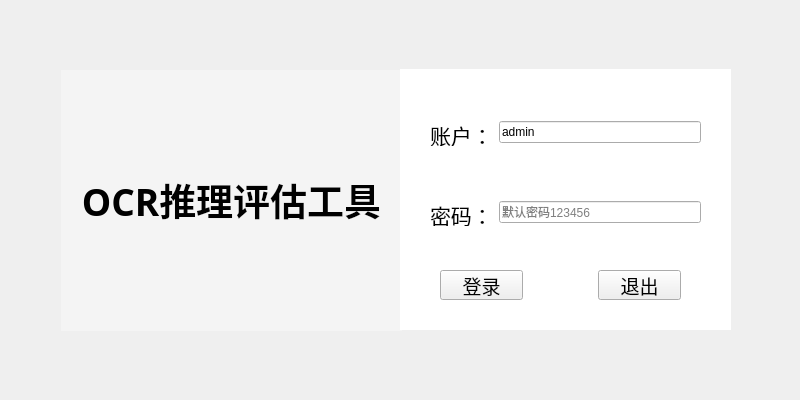
<?xml version="1.0" encoding="UTF-8"?>
<ui version="4.0">
 <class>MainWindow</class>
 <widget class="QMainWindow" name="MainWindow">
  <property name="geometry">
   <rect>
    <x>0</x>
    <y>0</y>
    <width>800</width>
    <height>400</height>
   </rect>
  </property>
  <property name="minimumSize">
   <size>
    <width>800</width>
    <height>400</height>
   </size>
  </property>
  <property name="maximumSize">
   <size>
    <width>800</width>
    <height>400</height>
   </size>
  </property>
  <property name="windowTitle">
   <string>登录界面</string>
  </property>
  <property name="autoFillBackground">
   <bool>false</bool>
  </property>
  <property name="styleSheet">
   <string notr="true">#MainWindow{border-image: url(:/backgroud/backgroud.jpg);}
</string>
  </property>
  <widget class="QWidget" name="centralwidget">
   <widget class="QLabel" name="label_view1">
    <property name="geometry">
     <rect>
      <x>61</x>
      <y>70</y>
      <width>341</width>
      <height>261</height>
     </rect>
    </property>
    <property name="font">
     <font>
      <family>方正书宋_GBK</family>
     </font>
    </property>
    <property name="whatsThis">
     <string>&lt;html&gt;&lt;head/&gt;&lt;body&gt;&lt;p&gt;&lt;br/&gt;&lt;/p&gt;&lt;/body&gt;&lt;/html&gt;</string>
    </property>
    <property name="styleSheet">
     <string notr="true">background-color: rgba(255, 255, 255, 80);</string>
    </property>
    <property name="text">
     <string>&lt;html&gt;&lt;head/&gt;&lt;body&gt;&lt;p align=&quot;center&quot;&gt;&lt;span style=&quot; font-size:28pt; font-weight:600;&quot;&gt;OCR推理评估工具&lt;/span&gt;&lt;/p&gt;&lt;/body&gt;&lt;/html&gt;</string>
    </property>
   </widget>
   <widget class="QLabel" name="label_view2">
    <property name="geometry">
     <rect>
      <x>400</x>
      <y>69</y>
      <width>331</width>
      <height>261</height>
     </rect>
    </property>
    <property name="styleSheet">
     <string notr="true">background-color: rgb(255, 255, 255);</string>
    </property>
    <property name="text">
     <string/>
    </property>
   </widget>
   <widget class="QWidget" name="layoutWidget">
    <property name="geometry">
     <rect>
      <x>430</x>
      <y>119</y>
      <width>271</width>
      <height>27</height>
     </rect>
    </property>
    <layout class="QHBoxLayout" name="horizontalLayout">
     <item>
      <widget class="QLabel" name="label_user">
       <property name="font">
        <font>
         <family>方正书宋_GBK</family>
        </font>
       </property>
       <property name="text">
        <string>&lt;html&gt;&lt;head/&gt;&lt;body&gt;&lt;p&gt;&lt;span style=&quot; font-size:16pt;&quot;&gt;账户：&lt;/span&gt;&lt;/p&gt;&lt;/body&gt;&lt;/html&gt;</string>
       </property>
      </widget>
     </item>
     <item>
      <widget class="QLineEdit" name="lineEdit_user">
       <property name="text">
        <string>admin</string>
       </property>
       <property name="readOnly">
        <bool>true</bool>
       </property>
      </widget>
     </item>
    </layout>
   </widget>
   <widget class="QWidget" name="layoutWidget">
    <property name="geometry">
     <rect>
      <x>430</x>
      <y>199</y>
      <width>271</width>
      <height>27</height>
     </rect>
    </property>
    <layout class="QHBoxLayout" name="horizontalLayout_2">
     <item>
      <widget class="QLabel" name="label_password">
       <property name="font">
        <font>
         <family>方正书宋_GBK</family>
        </font>
       </property>
       <property name="text">
        <string>&lt;html&gt;&lt;head/&gt;&lt;body&gt;&lt;p&gt;&lt;span style=&quot; font-size:16pt;&quot;&gt;密码：&lt;/span&gt;&lt;/p&gt;&lt;/body&gt;&lt;/html&gt;</string>
       </property>
      </widget>
     </item>
     <item>
      <widget class="QLineEdit" name="lineEdit_password">
       <property name="echoMode">
        <enum>QLineEdit::Password</enum>
       </property>
       <property name="placeholderText">
        <string>默认密码123456</string>
       </property>
       <property name="clearButtonEnabled">
        <bool>true</bool>
       </property>
      </widget>
     </item>
    </layout>
   </widget>
   <widget class="QWidget" name="layoutWidget">
    <property name="geometry">
     <rect>
      <x>440</x>
      <y>270</y>
      <width>241</width>
      <height>30</height>
     </rect>
    </property>
    <layout class="QHBoxLayout" name="horizontalLayout_3">
     <property name="spacing">
      <number>75</number>
     </property>
     <item>
      <widget class="QPushButton" name="pushButton_login">
       <property name="font">
        <font>
         <family>方正书宋_GBK</family>
         <pointsize>14</pointsize>
         <weight>50</weight>
         <bold>false</bold>
        </font>
       </property>
       <property name="styleSheet">
        <string notr="true"/>
       </property>
       <property name="text">
        <string>登录</string>
       </property>
       <property name="icon">
        <iconset resource="../image/image.qrc">
         <normaloff>:/other/ico/login.ico</normaloff>:/other/ico/login.ico</iconset>
       </property>
       <property name="iconSize">
        <size>
         <width>21</width>
         <height>21</height>
        </size>
       </property>
       <property name="shortcut">
        <string>Return</string>
       </property>
      </widget>
     </item>
     <item>
      <widget class="QPushButton" name="pushButton_quit">
       <property name="font">
        <font>
         <family>方正书宋_GBK</family>
         <pointsize>14</pointsize>
         <weight>50</weight>
         <bold>false</bold>
        </font>
       </property>
       <property name="styleSheet">
        <string notr="true"/>
       </property>
       <property name="text">
        <string>退出</string>
       </property>
       <property name="icon">
        <iconset resource="../image/image.qrc">
         <normaloff>:/other/ico/quit.ico</normaloff>:/other/ico/quit.ico</iconset>
       </property>
       <property name="iconSize">
        <size>
         <width>21</width>
         <height>21</height>
        </size>
       </property>
       <property name="shortcut">
        <string>Esc</string>
       </property>
      </widget>
     </item>
    </layout>
   </widget>
  </widget>
 </widget>
 <resources>
  <include location="../image/image.qrc"/>
 </resources>
 <connections/>
</ui>
